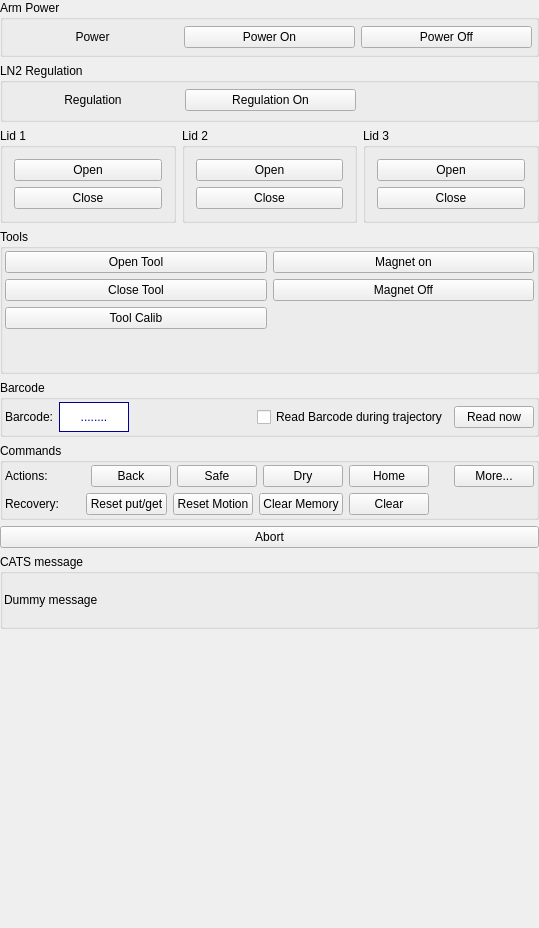
<?xml version="1.0" encoding="UTF-8"?>
<ui version="4.0">
 <class>Qt4_CatsMaintWidget</class>
 <widget class="QWidget" name="Qt4_CatsMaintWidget">
  <property name="geometry">
   <rect>
    <x>0</x>
    <y>0</y>
    <width>539</width>
    <height>928</height>
   </rect>
  </property>
  <property name="sizePolicy">
   <sizepolicy hsizetype="Preferred" vsizetype="Expanding">
    <horstretch>0</horstretch>
    <verstretch>0</verstretch>
   </sizepolicy>
  </property>
  <property name="windowTitle">
   <string>Form1</string>
  </property>
  <layout class="QVBoxLayout" name="verticalLayout_7">
   <property name="margin">
    <number>0</number>
   </property>
   <item>
    <layout class="QVBoxLayout" name="verticalLayout_6" stretch="0,0,0,0,0,0,0,0,1">
     <item>
      <widget class="QGroupBox" name="boxPower">
       <property name="sizePolicy">
        <sizepolicy hsizetype="Preferred" vsizetype="Preferred">
         <horstretch>0</horstretch>
         <verstretch>0</verstretch>
        </sizepolicy>
       </property>
       <property name="title">
        <string>Arm Power</string>
       </property>
       <layout class="QHBoxLayout">
        <property name="leftMargin">
         <number>4</number>
        </property>
        <property name="topMargin">
         <number>2</number>
        </property>
        <property name="rightMargin">
         <number>4</number>
        </property>
        <property name="bottomMargin">
         <number>2</number>
        </property>
        <item>
         <widget class="QLabel" name="lblPowerState">
          <property name="sizePolicy">
           <sizepolicy hsizetype="Preferred" vsizetype="Fixed">
            <horstretch>0</horstretch>
            <verstretch>0</verstretch>
           </sizepolicy>
          </property>
          <property name="minimumSize">
           <size>
            <width>1</width>
            <height>30</height>
           </size>
          </property>
          <property name="text">
           <string>Power</string>
          </property>
          <property name="alignment">
           <set>Qt::AlignCenter</set>
          </property>
          <property name="wordWrap">
           <bool>false</bool>
          </property>
         </widget>
        </item>
        <item>
         <widget class="QPushButton" name="btPowerOn">
          <property name="sizePolicy">
           <sizepolicy hsizetype="Minimum" vsizetype="Fixed">
            <horstretch>0</horstretch>
            <verstretch>0</verstretch>
           </sizepolicy>
          </property>
          <property name="text">
           <string>Power On</string>
          </property>
         </widget>
        </item>
        <item>
         <widget class="QPushButton" name="btPowerOff">
          <property name="sizePolicy">
           <sizepolicy hsizetype="Minimum" vsizetype="Fixed">
            <horstretch>0</horstretch>
            <verstretch>0</verstretch>
           </sizepolicy>
          </property>
          <property name="text">
           <string>Power Off</string>
          </property>
         </widget>
        </item>
       </layout>
      </widget>
     </item>
     <item>
      <widget class="QGroupBox" name="boxRegulation">
       <property name="sizePolicy">
        <sizepolicy hsizetype="Preferred" vsizetype="Preferred">
         <horstretch>0</horstretch>
         <verstretch>0</verstretch>
        </sizepolicy>
       </property>
       <property name="title">
        <string>LN2 Regulation</string>
       </property>
       <layout class="QHBoxLayout">
        <property name="leftMargin">
         <number>4</number>
        </property>
        <property name="topMargin">
         <number>2</number>
        </property>
        <property name="rightMargin">
         <number>2</number>
        </property>
        <property name="bottomMargin">
         <number>4</number>
        </property>
        <item>
         <widget class="QLabel" name="lblRegulationState">
          <property name="sizePolicy">
           <sizepolicy hsizetype="Preferred" vsizetype="Fixed">
            <horstretch>0</horstretch>
            <verstretch>0</verstretch>
           </sizepolicy>
          </property>
          <property name="minimumSize">
           <size>
            <width>0</width>
            <height>30</height>
           </size>
          </property>
          <property name="text">
           <string>Regulation</string>
          </property>
          <property name="alignment">
           <set>Qt::AlignCenter</set>
          </property>
          <property name="wordWrap">
           <bool>false</bool>
          </property>
         </widget>
        </item>
        <item>
         <widget class="QPushButton" name="btRegulationOn">
          <property name="sizePolicy">
           <sizepolicy hsizetype="Minimum" vsizetype="Fixed">
            <horstretch>0</horstretch>
            <verstretch>0</verstretch>
           </sizepolicy>
          </property>
          <property name="text">
           <string>Regulation On</string>
          </property>
         </widget>
        </item>
        <item>
         <widget class="QLabel" name="label_4">
          <property name="text">
           <string/>
          </property>
         </widget>
        </item>
       </layout>
      </widget>
     </item>
     <item>
      <layout class="QHBoxLayout" name="layoutLids" stretch="1,1,1">
       <item>
        <widget class="QGroupBox" name="boxLid1">
         <property name="title">
          <string>Lid 1</string>
         </property>
         <layout class="QVBoxLayout">
          <item>
           <widget class="QPushButton" name="btLid1Open">
            <property name="font">
             <font/>
            </property>
            <property name="text">
             <string>Open</string>
            </property>
           </widget>
          </item>
          <item>
           <widget class="QPushButton" name="btLid1Close">
            <property name="font">
             <font/>
            </property>
            <property name="text">
             <string>Close</string>
            </property>
           </widget>
          </item>
         </layout>
        </widget>
       </item>
       <item>
        <widget class="QGroupBox" name="boxLid2">
         <property name="title">
          <string>Lid 2</string>
         </property>
         <layout class="QVBoxLayout">
          <item>
           <widget class="QPushButton" name="btLid2Open">
            <property name="font">
             <font/>
            </property>
            <property name="text">
             <string>Open</string>
            </property>
           </widget>
          </item>
          <item>
           <widget class="QPushButton" name="btLid2Close">
            <property name="font">
             <font/>
            </property>
            <property name="text">
             <string>Close</string>
            </property>
           </widget>
          </item>
         </layout>
        </widget>
       </item>
       <item>
        <widget class="QGroupBox" name="boxLid3">
         <property name="title">
          <string>Lid 3</string>
         </property>
         <layout class="QVBoxLayout">
          <item>
           <widget class="QPushButton" name="btLid3Open">
            <property name="font">
             <font/>
            </property>
            <property name="text">
             <string>Open</string>
            </property>
           </widget>
          </item>
          <item>
           <widget class="QPushButton" name="btLid3Close">
            <property name="font">
             <font/>
            </property>
            <property name="text">
             <string>Close</string>
            </property>
           </widget>
          </item>
         </layout>
        </widget>
       </item>
      </layout>
     </item>
     <item>
      <widget class="QGroupBox" name="boxTools">
       <property name="title">
        <string>Tools</string>
       </property>
       <layout class="QVBoxLayout" name="verticalLayout_4">
        <property name="margin">
         <number>2</number>
        </property>
        <item>
         <layout class="QHBoxLayout" name="horizontalLayout_5">
          <item>
           <layout class="QVBoxLayout" name="verticalLayout">
            <item>
             <widget class="QPushButton" name="btOpenTool">
              <property name="text">
               <string>Open Tool</string>
              </property>
             </widget>
            </item>
            <item>
             <widget class="QPushButton" name="btCloseTool">
              <property name="text">
               <string>Close Tool</string>
              </property>
             </widget>
            </item>
            <item>
             <widget class="QPushButton" name="btToolCalib">
              <property name="text">
               <string>Tool Calib</string>
              </property>
             </widget>
            </item>
            <item>
             <spacer name="verticalSpacer_2">
              <property name="orientation">
               <enum>Qt::Vertical</enum>
              </property>
              <property name="sizeHint" stdset="0">
               <size>
                <width>20</width>
                <height>40</height>
               </size>
              </property>
             </spacer>
            </item>
           </layout>
          </item>
          <item>
           <layout class="QVBoxLayout" name="verticalLayout_2">
            <item>
             <widget class="QPushButton" name="btMagnetOff">
              <property name="text">
               <string>Magnet on</string>
              </property>
             </widget>
            </item>
            <item>
             <widget class="QPushButton" name="btMagnetOn">
              <property name="text">
               <string>Magnet Off</string>
              </property>
             </widget>
            </item>
            <item>
             <spacer name="verticalSpacer">
              <property name="orientation">
               <enum>Qt::Vertical</enum>
              </property>
              <property name="sizeHint" stdset="0">
               <size>
                <width>20</width>
                <height>40</height>
               </size>
              </property>
             </spacer>
            </item>
           </layout>
          </item>
         </layout>
        </item>
       </layout>
      </widget>
     </item>
     <item>
      <widget class="QGroupBox" name="boxBarcode">
       <property name="title">
        <string>Barcode</string>
       </property>
       <layout class="QHBoxLayout" name="horizontalLayout_6">
        <property name="margin">
         <number>2</number>
        </property>
        <item>
         <layout class="QHBoxLayout" name="horizontalLayout_3">
          <item>
           <widget class="QLabel" name="label_3">
            <property name="text">
             <string>Barcode:</string>
            </property>
           </widget>
          </item>
          <item>
           <widget class="QLabel" name="barcodeLabel">
            <property name="sizePolicy">
             <sizepolicy hsizetype="Preferred" vsizetype="Fixed">
              <horstretch>0</horstretch>
              <verstretch>0</verstretch>
             </sizepolicy>
            </property>
            <property name="minimumSize">
             <size>
              <width>70</width>
              <height>30</height>
             </size>
            </property>
            <property name="styleSheet">
             <string notr="true">background-color: white;
color: #009;</string>
            </property>
            <property name="frameShape">
             <enum>QFrame::Box</enum>
            </property>
            <property name="text">
             <string>........</string>
            </property>
            <property name="alignment">
             <set>Qt::AlignCenter</set>
            </property>
           </widget>
          </item>
          <item>
           <spacer name="horizontalSpacer_2">
            <property name="orientation">
             <enum>Qt::Horizontal</enum>
            </property>
            <property name="sizeHint" stdset="0">
             <size>
              <width>40</width>
              <height>20</height>
             </size>
            </property>
           </spacer>
          </item>
          <item>
           <widget class="QCheckBox" name="barcodeCheck">
            <property name="text">
             <string>Read Barcode during trajectory</string>
            </property>
           </widget>
          </item>
          <item>
           <widget class="QPushButton" name="btBarcodeRead">
            <property name="text">
             <string>Read now</string>
            </property>
           </widget>
          </item>
         </layout>
        </item>
       </layout>
      </widget>
     </item>
     <item>
      <widget class="QGroupBox" name="boxCommands">
       <property name="minimumSize">
        <size>
         <width>0</width>
         <height>0</height>
        </size>
       </property>
       <property name="title">
        <string>Commands</string>
       </property>
       <layout class="QVBoxLayout" name="verticalLayout_5">
        <property name="margin">
         <number>2</number>
        </property>
        <item>
         <layout class="QVBoxLayout" name="verticalLayout_3">
          <item>
           <layout class="QHBoxLayout" name="horizontalLayout_2">
            <item>
             <widget class="QLabel" name="label">
              <property name="sizePolicy">
               <sizepolicy hsizetype="Fixed" vsizetype="Preferred">
                <horstretch>0</horstretch>
                <verstretch>0</verstretch>
               </sizepolicy>
              </property>
              <property name="minimumSize">
               <size>
                <width>80</width>
                <height>0</height>
               </size>
              </property>
              <property name="text">
               <string>Actions:</string>
              </property>
             </widget>
            </item>
            <item>
             <widget class="QPushButton" name="btBack">
              <property name="sizePolicy">
               <sizepolicy hsizetype="Minimum" vsizetype="Fixed">
                <horstretch>0</horstretch>
                <verstretch>0</verstretch>
               </sizepolicy>
              </property>
              <property name="font">
               <font/>
              </property>
              <property name="text">
               <string>Back</string>
              </property>
             </widget>
            </item>
            <item>
             <widget class="QPushButton" name="btSafe">
              <property name="sizePolicy">
               <sizepolicy hsizetype="Minimum" vsizetype="Fixed">
                <horstretch>0</horstretch>
                <verstretch>0</verstretch>
               </sizepolicy>
              </property>
              <property name="font">
               <font/>
              </property>
              <property name="text">
               <string>Safe</string>
              </property>
             </widget>
            </item>
            <item>
             <widget class="QPushButton" name="btDry">
              <property name="text">
               <string>Dry</string>
              </property>
             </widget>
            </item>
            <item>
             <widget class="QPushButton" name="btHome">
              <property name="text">
               <string>Home</string>
              </property>
             </widget>
            </item>
            <item>
             <spacer name="horizontalSpacer_3">
              <property name="orientation">
               <enum>Qt::Horizontal</enum>
              </property>
              <property name="sizeHint" stdset="0">
               <size>
                <width>40</width>
                <height>20</height>
               </size>
              </property>
             </spacer>
            </item>
            <item>
             <widget class="QPushButton" name="btMore">
              <property name="text">
               <string>More...</string>
              </property>
             </widget>
            </item>
           </layout>
          </item>
          <item>
           <layout class="QHBoxLayout" name="horizontalLayout">
            <item>
             <widget class="QLabel" name="label_2">
              <property name="sizePolicy">
               <sizepolicy hsizetype="Fixed" vsizetype="Preferred">
                <horstretch>0</horstretch>
                <verstretch>0</verstretch>
               </sizepolicy>
              </property>
              <property name="minimumSize">
               <size>
                <width>75</width>
                <height>0</height>
               </size>
              </property>
              <property name="text">
               <string>Recovery:</string>
              </property>
             </widget>
            </item>
            <item>
             <widget class="QPushButton" name="btResetPutGet">
              <property name="text">
               <string>Reset put/get</string>
              </property>
             </widget>
            </item>
            <item>
             <widget class="QPushButton" name="btResetMotion">
              <property name="text">
               <string>Reset Motion</string>
              </property>
             </widget>
            </item>
            <item>
             <widget class="QPushButton" name="btClear">
              <property name="text">
               <string>Clear Memory</string>
              </property>
             </widget>
            </item>
            <item>
             <widget class="QPushButton" name="btMemClear">
              <property name="text">
               <string>Clear</string>
              </property>
             </widget>
            </item>
            <item>
             <spacer name="horizontalSpacer">
              <property name="orientation">
               <enum>Qt::Horizontal</enum>
              </property>
              <property name="sizeHint" stdset="0">
               <size>
                <width>40</width>
                <height>20</height>
               </size>
              </property>
             </spacer>
            </item>
           </layout>
          </item>
         </layout>
        </item>
       </layout>
      </widget>
     </item>
     <item>
      <widget class="QPushButton" name="btAbort">
       <property name="text">
        <string>Abort</string>
       </property>
      </widget>
     </item>
     <item>
      <widget class="QGroupBox" name="groupBox6">
       <property name="title">
        <string>CATS message</string>
       </property>
       <layout class="QHBoxLayout">
        <property name="margin">
         <number>1</number>
        </property>
        <item>
         <widget class="QLabel" name="lblMessage">
          <property name="minimumSize">
           <size>
            <width>0</width>
            <height>50</height>
           </size>
          </property>
          <property name="text">
           <string>Dummy message</string>
          </property>
          <property name="wordWrap">
           <bool>false</bool>
          </property>
         </widget>
        </item>
       </layout>
      </widget>
     </item>
     <item>
      <spacer name="verticalSpacer_3">
       <property name="orientation">
        <enum>Qt::Vertical</enum>
       </property>
       <property name="sizeHint" stdset="0">
        <size>
         <width>20</width>
         <height>40</height>
        </size>
       </property>
      </spacer>
     </item>
    </layout>
   </item>
  </layout>
 </widget>
 <layoutdefault spacing="6" margin="11"/>
 <pixmapfunction>qPixmapFromMimeSource</pixmapfunction>
 <tabstops>
  <tabstop>btPowerOn</tabstop>
  <tabstop>btPowerOff</tabstop>
  <tabstop>btLid1Open</tabstop>
  <tabstop>btLid1Close</tabstop>
  <tabstop>btLid2Open</tabstop>
  <tabstop>btLid2Close</tabstop>
  <tabstop>btLid3Open</tabstop>
  <tabstop>btLid3Close</tabstop>
  <tabstop>btBack</tabstop>
  <tabstop>btSafe</tabstop>
 </tabstops>
 <resources/>
 <connections/>
</ui>
